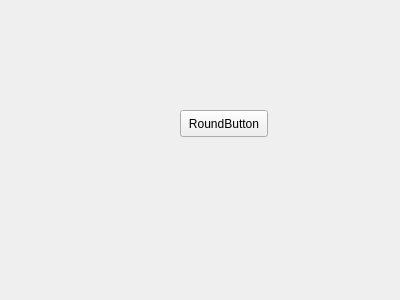
<?xml version="1.0" encoding="UTF-8"?>
<ui version="4.0">
 <class>RoundButton</class>
 <widget class="QWidget" name="RoundButton">
  <property name="geometry">
   <rect>
    <x>0</x>
    <y>0</y>
    <width>400</width>
    <height>300</height>
   </rect>
  </property>
  <property name="windowTitle">
   <string>Form</string>
  </property>
  <widget class="RoundButton" name="pushButton">
   <property name="geometry">
    <rect>
     <x>180</x>
     <y>110</y>
     <width>88</width>
     <height>27</height>
    </rect>
   </property>
   <property name="text">
    <string>RoundButton</string>
   </property>
  </widget>
 </widget>
 <customwidgets>
  <customwidget>
   <class>RoundButton</class>
   <extends>QPushButton</extends>
   <header>customQtWidgets.h</header>
  </customwidget>
 </customwidgets>
 <resources/>
 <connections/>
</ui>
